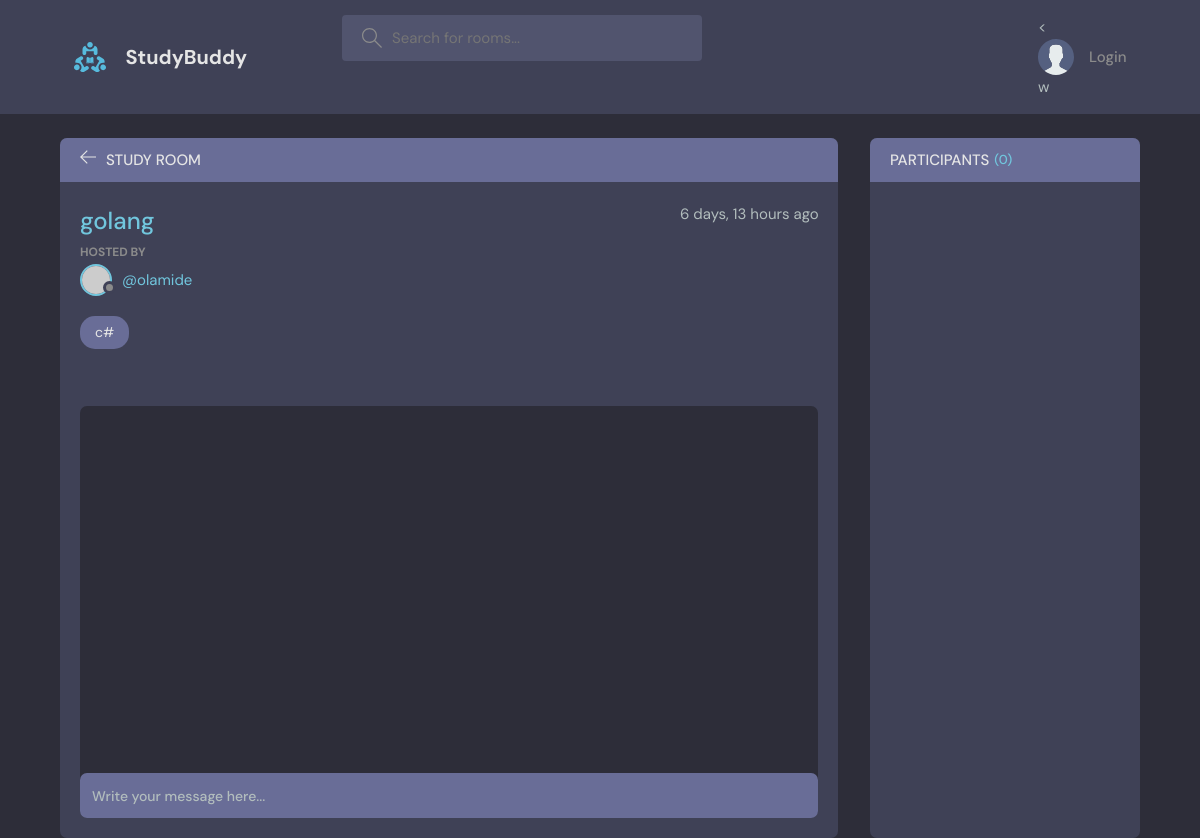
Page /room/7/ on the earlier database version.
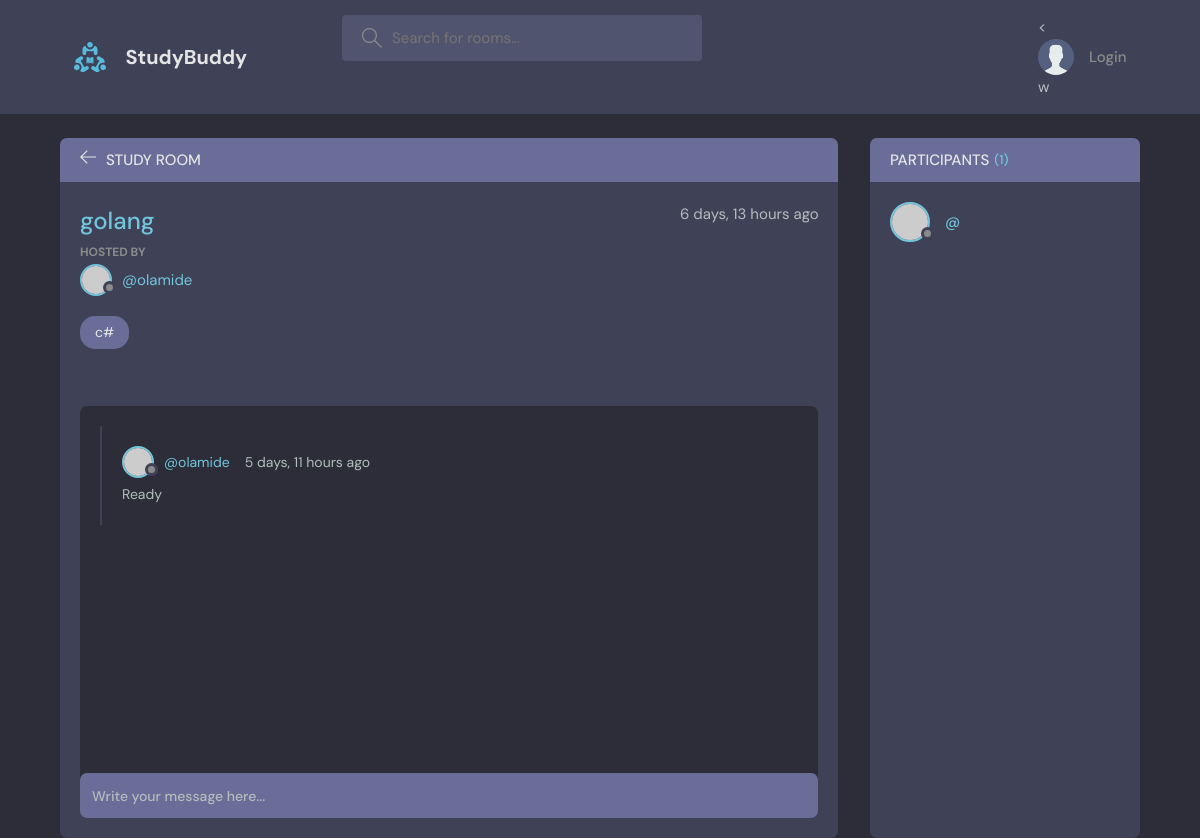
Same page on the later database version.
### base/models.py (models this page shows, shortened)
class Room(models.Model):
    host = models.ForeignKey(User,on_delete=models.SET_NULL,null=True)
    topic  = models.ForeignKey(Topic,on_delete=models.SET_NULL,null=True)
    name = models.CharField(max_length=200)
    description = models.TextField(null = True, blank=True)
    participants = models.ManyToManyField(User, related_name='participants',
                                          blank=True)
    updated = models.DateTimeField(auto_now=True)
    created = models.DateTimeField(auto_now_add=True)
    class Meta:
        ordering = ['-updated','-created']

class Topic(models.Model):
    name = models.CharField(max_length=200)
    def __str__(self):
        return self.name

class Message(models.Model):
    user = models.ForeignKey(User, on_delete=models.CASCADE)
    room = models.ForeignKey(Room,on_delete=models.CASCADE)
    body = models.TextField()
    updated = models.DateTimeField(auto_now=True)
    created = models.DateTimeField(auto_now_add=True)
    class Meta:
        ordering = ['-updated','-created']

### base/views.py (the view, shortened to what this page needs)
# urls.py: path('room/<str:pk>/', views.room, name='room'),
def room(request, pk):
    room = Room.objects.get(id=pk)
    room_messages = room.message_set.all()
    participants = room.participants.all()
    context = {'room': room, 'room_messages': room_messages,
                'participants':participants}
    return render(request, 'base/room.html', context)

### base/templates/base/room.html (shortened to what this page needs)
{% extends 'main.html'%}
{% block content %}
    <main class="profile-page layout layout--2">
      <div class="container">
        <div class="room">
          <div class="room__top">
            <div class="room__topLeft">
              <a href="{% url 'home' %}">
                <svg version="1.1" xmlns="http://www.w3.org/2000/svg" width="32" height="32" viewBox="0 0 32 32">
                  <title>arrow-left</title>
                  <path
                    d="M13.723 2.286l-13.723 13.714 13.719 13.714 1.616-1.611-10.96-10.96h27.625v-2.286h-27.625l10.965-10.965-1.616-1.607z"
                  ></path>
                </svg>
              </a>
              <h3>Study Room</h3>
            </div>
          </div>
          <div class="room__box scroll">
            <div class="room__header scroll">
              <div class="room__info">
                <h3>{{room.name}}</h3>
                <span>{{room.created|timesince}} ago</span>
              </div>
              <div class="room__hosted">
                <p>Hosted By</p>
                <a href="{% url 'user-profile' room.host.id %}" class="room__author">
                  <div class="avatar avatar--small">
                    <img src="https://randomuser.me/api/portraits/men/37.jpg" />
                  </div>
                  <span>@{{room.host.username}}</span>
                </a>
              </div>
              <span class="room__topics">{{room.topic}}</span>
            </div>
            <div class="room__conversation">
              <div class="threads scroll">
                {% for message in room_messages %}
                <div class="thread">
                  <div class="thread__top">
                    <div class="thread__author">
                      <a href="{% url 'user-profile' message.user.id %}" class="thread__authorInfo">
                        <div class="avatar avatar--small">
                          <img src="https://randomuser.me/api/portraits/men/37.jpg" />
                        </div>
                        <span>@{{message.user.username}}</span>
                      </a>
                      <span class="thread__date">{{message.created|timesince}} ago</span>
                    </div>
                  </div>
                  <div class="thread__details">
                     {{message.body}}
                  </div>
                </div>
              {% endfor %}
              </div>
            </div>
          </div>
          <div class="room__message">
            <form action="" method="POST">
              <input name="body" placeholder="Write your message here..." /></form>
          </div>
        </div>
        <div class="participants">
          <h3 class="participants__top">Participants <span>({{participants.count}})</span></h3>
          <div class="participants__list scroll">
            {% for message in  room_messages %}
            <a href="{% url 'user-profile' user.id %}" class="participant">
              <div class="avatar avatar--medium">
                <img src="https://randomuser.me/api/portraits/men/37.jpg" />
              </div>
              <p>
                <span>@{{user.username}}</span>
              </p>
            </a>
            {%endfor %}
          </div>
        </div>
      </div>
    </main>
{% endblock content %}>

### templates/main.html (shortened to what this page needs)
<!DOCTYPE html>
{% load static %}
<html lang="en">
  <head>
    <link rel="stylesheet" href="{% static 'styles/style.css' %}" />
  </head>
  <body>
    {% include 'navbar.html' %}
    {% block content %}
    {% endblock %}
  </body>
</html>

### templates/navbar.html (shortened to what this page needs)
{% load static %}
<header class="header header--loggedIn">
    <div class="container">
      <a href="{% url 'home' %}" class="header__logo">
        <img src="{% static 'images/logo.svg' %}" />
        <h1>StudyBuddy</h1>
      </a>
      <form class="header__search" method ="GET" action="{% url 'home' %}">
        <label>
          <input name ="q" placeholder="Search for rooms..." />
        </label>
      </form>
      <nav class="header__menu">
        {% if request.user.is_authenticated %}
        <div class="header__user">
          <a href="{% url 'update-user' %}">
            <div class="avatar avatar--medium active">
              <img src="https://randomuser.me/api/portraits/men/37.jpg" />
            </div>
            <p>{{request.user.username}} <span>@{{request.user.username}}</span></p>
          </a>
          <button class="dropdown-button">
            <svg version="1.1" xmlns="http://www.w3.org/2000/svg" width="32" height="32" viewBox="0 0 32 32">
              <title>chevron-down</title>
              <path d="M16 21l-13-13h-3l16 16 16-16h-3l-13 13z"></path>
            </svg>
          </button>
        </div>
        {% else %}
        < <a href="{% url 'login' %}">
            <img src="{% static 'images/avatar.svg' %} "/>
            <p>Login</p>
        </a>
        w
        {% endif %}
      </nav>
    </div>
  </header>

Differences in the rows shown:
added Message: user.username "olamide", created "5 days, 11 hours", body "Ready"
Other differences:
{{ participants.count }}: "0" → "1"
